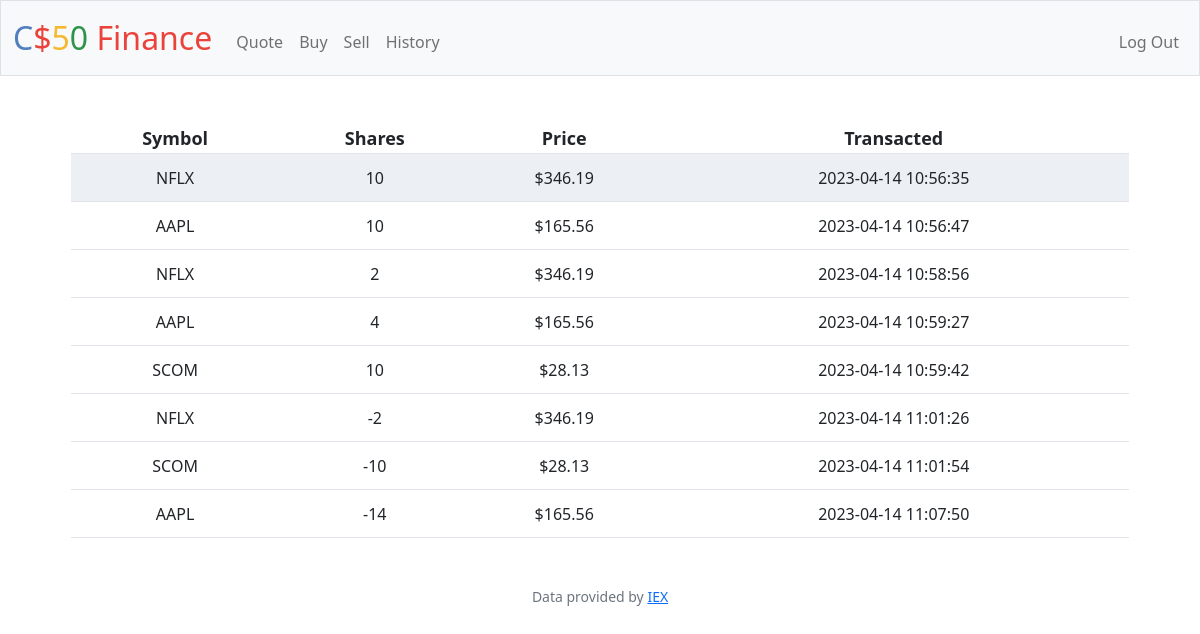
Screenshot of /history (signed in) with the database file from the repository.
### tables this page shows
CREATE TABLE history (id INTEGER NOT NULL, symbol TEXT NOT NULL, shares TEXT NOT NULL, price NUMERIC NOT NULL, transacted DATE);

### app.py (the view)
@app.route("/history")
@login_required
def history():
    history = db.execute("SELECT * FROM history WHERE id = ?", session["user_id"])
    headings = list(history[0].keys())[1:]
    return render_template("history.html", history=history, headings=headings)

### app.py (called while the page is built)
@app.after_request
def after_request(response):
    response.headers["Cache-Control"] = "no-cache, no-store, must-revalidate"
    response.headers["Expires"] = 0
    response.headers["Pragma"] = "no-cache"
    return response

### helpers.py (called while the page is built)
def login_required(f):
    @wraps(f)
    def decorated_function(*args, **kwargs):
        if session.get("user_id") is None:
            return redirect("/login")
        return f(*args, **kwargs)
    return decorated_function

def usd(value):
    return f"${value:,.2f}"

### templates/history.html (shortened to what this page needs)
{%  extends "layout.html"   %}
{%  block main  %}
<table>
    <thead>
        <tr>
            {% for heading in headings  %}
                <td>{{ heading }}</td>
            {% endfor %}
        </tr>
    </thead>
    <tbody>
        {% for stock in history  %}
        <tr>
            <td class="sym">{{ stock["symbol"] }}</td>
            <td>{{ stock["shares"] }}</td>
            <td>{{ stock["price"] | usd }}</td>
            <td>{{ stock["transacted"] }}</td>
        </tr>
        {% endfor %}
    </tbody>
</table>
{%  endblock    %}

### templates/layout.html (shortened to what this page needs)
<!DOCTYPE html>
<html lang="en">
    <head>
        <link href="https://cdn.jsdelivr.net/npm/bootstrap@5.1.3/dist/css/bootstrap.min.css" rel="stylesheet">
        <link href="/static/styles.css" rel="stylesheet">
    </head>
    <body>
        <nav class="bg-light border navbar navbar-expand-md navbar-light">
            <div class="container-fluid">
                <a class="navbar-brand" href="/"><span class="blue">C</span><span class="red">$</span><span class="yellow">5</span><span class="green">0</span> <span class="red">Finance</span></a>
                <div class="collapse navbar-collapse" id="navbar">
                    {% if session["user_id"] %}
                        <ul class="navbar-nav me-auto mt-2">
                            <li class="nav-item"><a class="nav-link" href="/quote">Quote</a></li>
                            <li class="nav-item"><a class="nav-link" href="/buy">Buy</a></li>
                            <li class="nav-item"><a class="nav-link" href="/sell">Sell</a></li>
                            <li class="nav-item"><a class="nav-link" href="/history">History</a></li>
                        </ul>
                        <ul class="navbar-nav ms-auto mt-2">
                            <li class="nav-item"><a class="nav-link" href="/logout">Log Out</a></li>
                        </ul>
                    {% else %}
                        <ul class="navbar-nav ms-auto mt-2">
                            <li class="nav-item"><a class="nav-link" href="/register">Register</a></li>
                            <li class="nav-item"><a class="nav-link" href="/login">Log In</a></li>
                        </ul>
                    {% endif %}
                </div>
            </div>
        </nav>
        <main class="container-fluid py-5 text-center">
            {% block main %}{% endblock %}
        </main>
        <footer class="mb-5 small text-center text-muted">
            Data provided by <a href="https://iexcloud.io/">IEX</a>
        </footer>
    </body>
</html>

### static/styles.css (style rules this page uses)
nav .navbar-brand { font-size: xx-large; }
nav .navbar-brand .blue { color: #537fbe; }
nav .navbar-brand .red { color: #ea433b; }
nav .navbar-brand .yellow { color: #f5b82e; }
nav .navbar-brand .green { color: #2e944b; }
table { margin: 0 auto; width: 90%; }
table thead td { text-transform: capitalize; font-size: 18px; font-weight: 900; }
table tbody tr { height: 3rem; }
table tbody tr:nth-child(1) { background-color: #eceff4; }
table tbody .sym { text-transform: uppercase; }
table tr { width: 100%; border-bottom: 1px solid #e1e5eb; }

### rows the page displays
history: symbol "NFLX", shares "10", price "$346.19", transacted "2023-04-14 10:56:35"
history: symbol "AAPL", shares "10", price "$165.56", transacted "2023-04-14 10:56:47"
history: symbol "NFLX", shares "2", price "$346.19", transacted "2023-04-14 10:58:56"
history: symbol "AAPL", shares "4", price "$165.56", transacted "2023-04-14 10:59:27"
history: symbol "SCOM", shares "10", price "$28.13", transacted "2023-04-14 10:59:42"
history: symbol "NFLX", shares "-2", price "$346.19", transacted "2023-04-14 11:01:26"
history: symbol "SCOM", shares "-10", price "$28.13", transacted "2023-04-14 11:01:54"
history: symbol "AAPL", shares "-14", price "$165.56", transacted "2023-04-14 11:07:50"

### other values shown
{{ heading }} "Symbol" "Shares" "Price" "Transacted"
